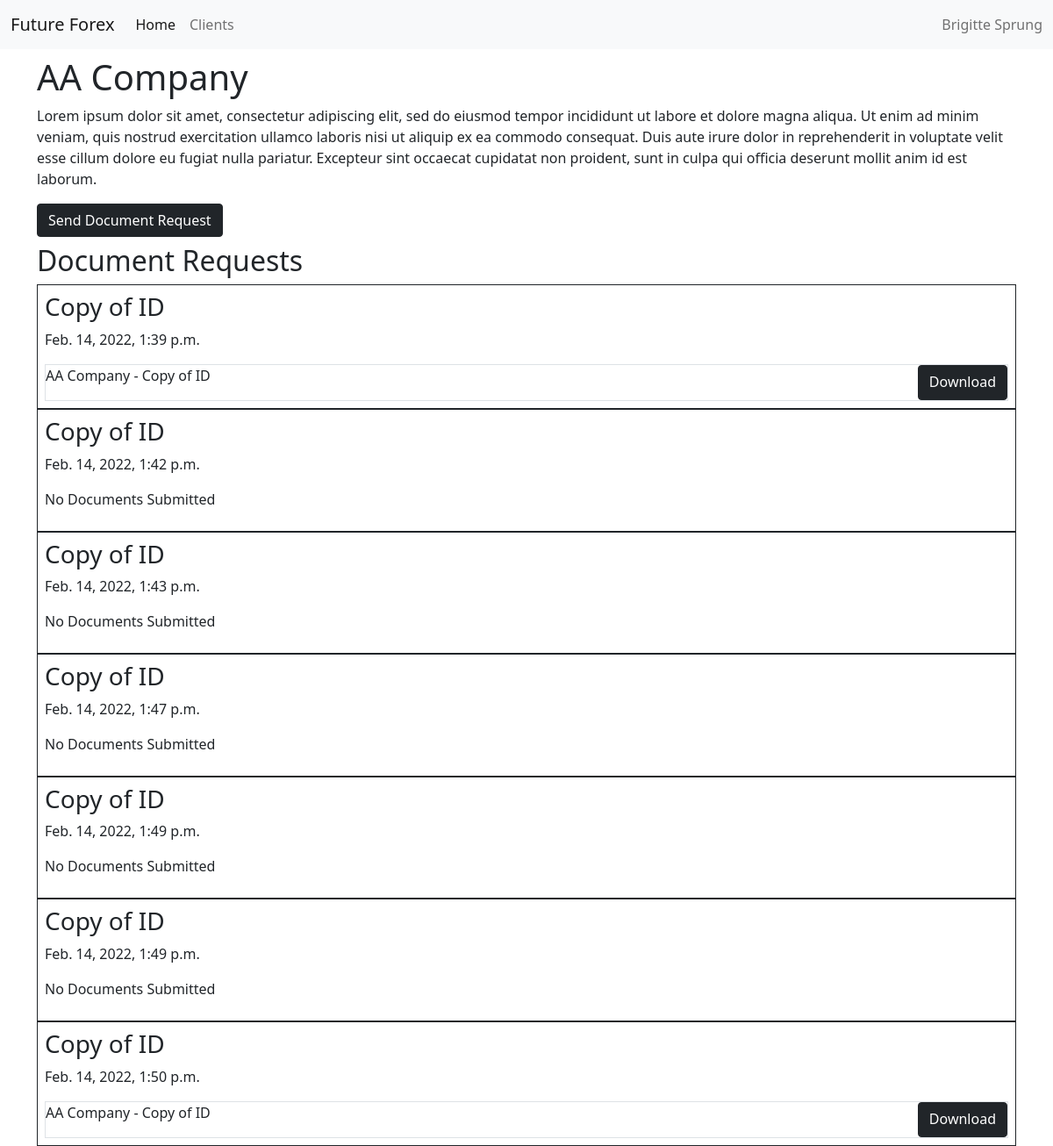
Screenshot of /client/1 with the database file from the repository.
### dashboard/models.py (models this page shows, shortened)
class Client(models.Model):
    name = models.CharField(max_length=1028)
    created = models.DateTimeField(auto_now_add=True)
    description = models.TextField(blank=True, null=True)
    email = models.EmailField(max_length=254, default='brigittesprung@gmail.com')
    relationshipManager = models.ForeignKey(RelationshipManager, on_delete=models.DO_NOTHING)

class DocumentRequest(models.Model):
    client = models.ForeignKey(Client, on_delete=models.DO_NOTHING)
    relationshipManager = models.ForeignKey(RelationshipManager, on_delete=models.DO_NOTHING)
    email = models.EmailField(max_length=254, default='brigittesprung@gmail.com')
    type = models.CharField(max_length=1028)
    submitted = models.BooleanField(default=False)
    created = models.DateTimeField(auto_now_add=True)
    def getDocument(self):
        return Document.objects.filter(documentRequest=self)

class Document(models.Model):
    name = models.CharField(max_length=1028)
    file = models.FileField(upload_to='tmp/%Y/%m/%d')
    created = models.DateTimeField(auto_now_add=True)
    documentRequest = models.ForeignKey(DocumentRequest, on_delete=models.DO_NOTHING)

### dashboard/views.py (the view)
# urls.py: path('client/<int:client_id>', views.ClientView.as_view(), name='client'),
class ClientView(generic.DetailView):
    template_name = "dashboard/client_page.html"
    def get(self, request, *args, **kwargs):
        id = kwargs['client_id']
        client = Client.objects.get(id=id)
        docRequests = DocumentRequest.objects.filter(client=client)
        context = {
            "client": client,
            "requests": docRequests
        }
        return render(request, self.template_name, context)

### dashboard/templates/dashboard/client_page.html
{% extends 'dashboard/base_generic.html' %}
{% load static %}
{% block content %}
    <h1>{{ client.name }}</h1>
    <p>{{ client.description }}</p>
    <a href="{% url 'request' client.id %}" class="btn btn-dark float-right">Send Document Request</a>
    <h2 class="mt-2">Document Requests</h2>
    {% for request in requests %}
        <div class="container border border-dark p-2">
            <h3>{{ request.type }}</h3>
            <p>{{ request.created }}</p>
            {% if request.submitted %}
                {% for doc in request.getDocument %}
                    <div class="d-flex justify-content-between border">
                        <p>{{ doc.name }}</p>
                        <a href="{{ doc.file.url }}" download class="btn btn-dark float-right">Download</a>
                    </div>
                {% endfor %}
            {% else %}
            <p>No Documents Submitted</p>
            {% endif %}
        </div>
    {% endfor %}
{% endblock %}

### rows the page displays
Client: name "AA Company", description "Lorem ipsum dolor sit amet, consectetur adipiscing elit, sed do eiusmod tempor incididunt ut labore et dolore magna aliqua. Ut enim ad minim veniam, quis nostrud exercitation ullamco laboris nisi ut aliquip ex ea commodo consequat. Duis aute irure dolor in reprehenderit in voluptate velit esse cillum dolore eu fugiat nulla pariatur. Excepteur sint occaecat cupidatat non proident, sunt in culpa qui officia deserunt mollit anim id est laborum."
DocumentRequest: type "Copy of ID", created "Feb. 14, 2022, 1:39 p.m."
Document: name "AA Company - Copy of ID"
DocumentRequest: type "Copy of ID", created "Feb. 14, 2022, 1:42 p.m.", submitted "No Documents Submitted"
DocumentRequest: type "Copy of ID", created "Feb. 14, 2022, 1:43 p.m.", submitted "No Documents Submitted"
DocumentRequest: type "Copy of ID", created "Feb. 14, 2022, 1:47 p.m.", submitted "No Documents Submitted"
DocumentRequest: type "Copy of ID", created "Feb. 14, 2022, 1:49 p.m.", submitted "No Documents Submitted"
DocumentRequest: type "Copy of ID", created "Feb. 14, 2022, 1:49 p.m.", submitted "No Documents Submitted"
DocumentRequest: type "Copy of ID", created "Feb. 14, 2022, 1:50 p.m."
Document: name "AA Company - Copy of ID"
